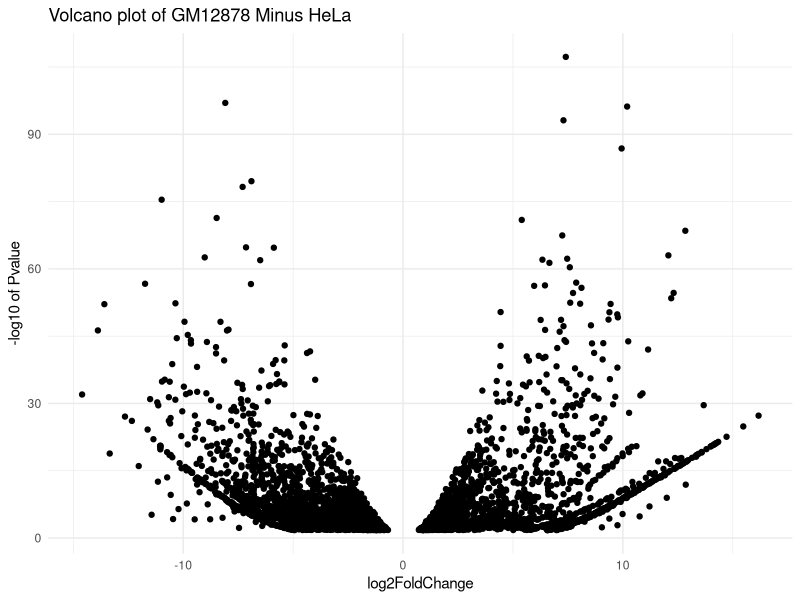
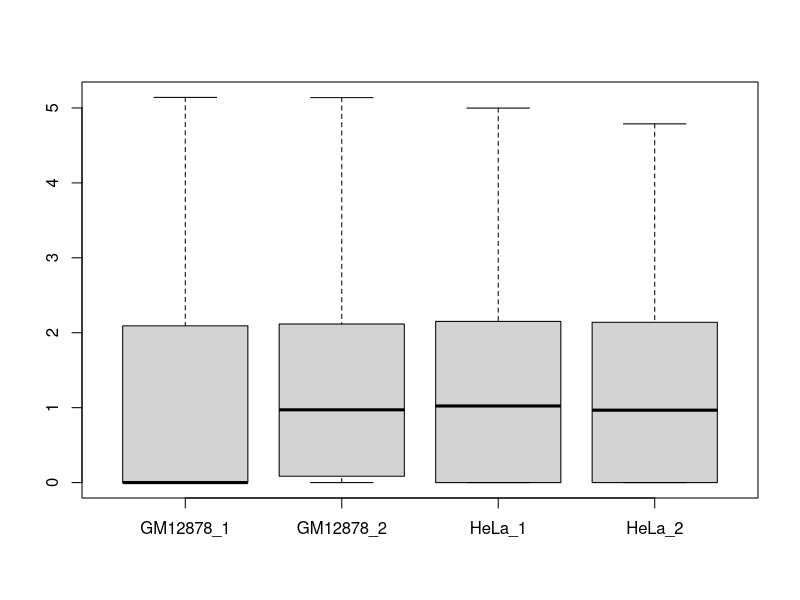
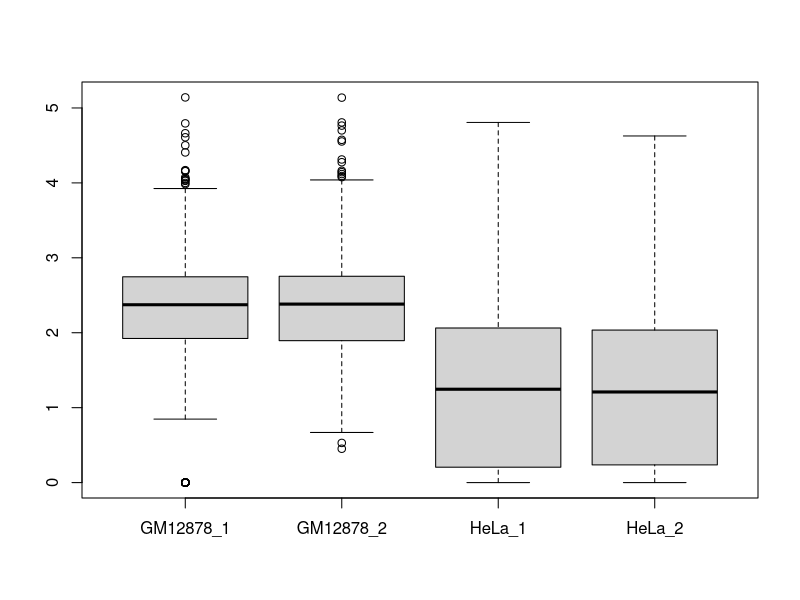
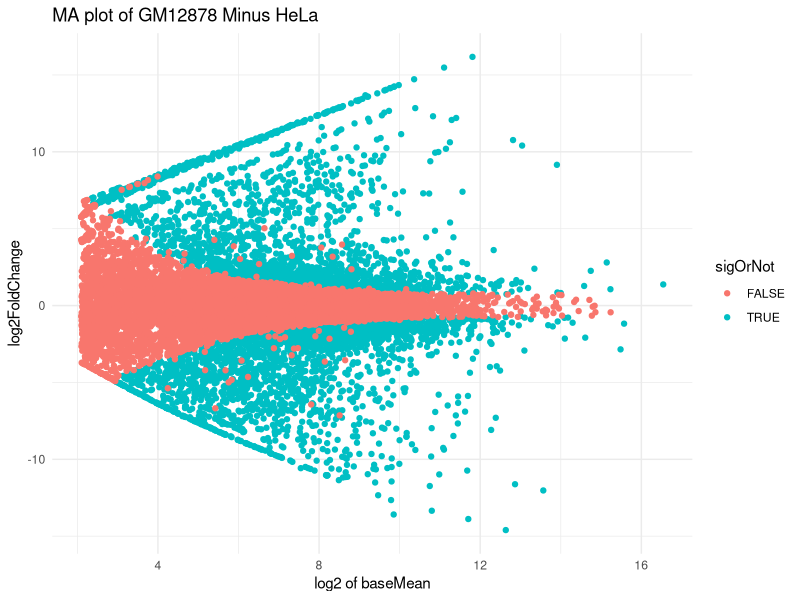
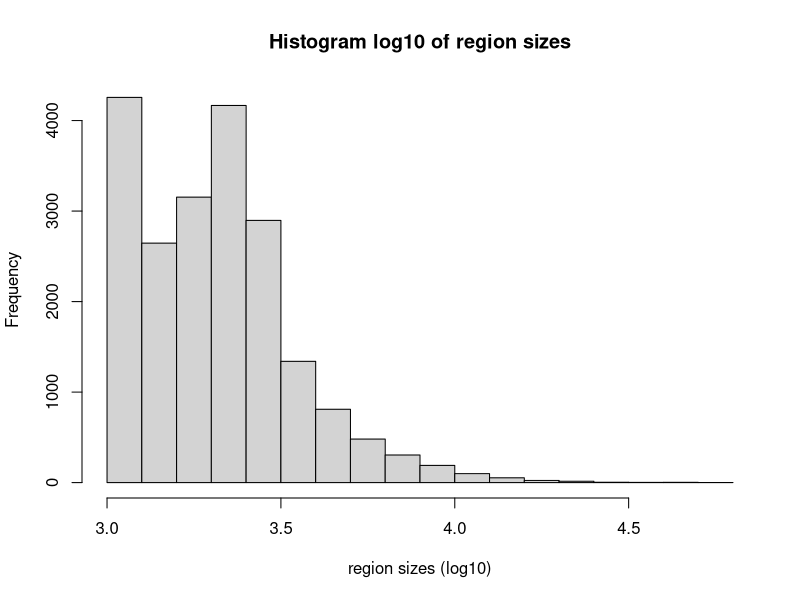
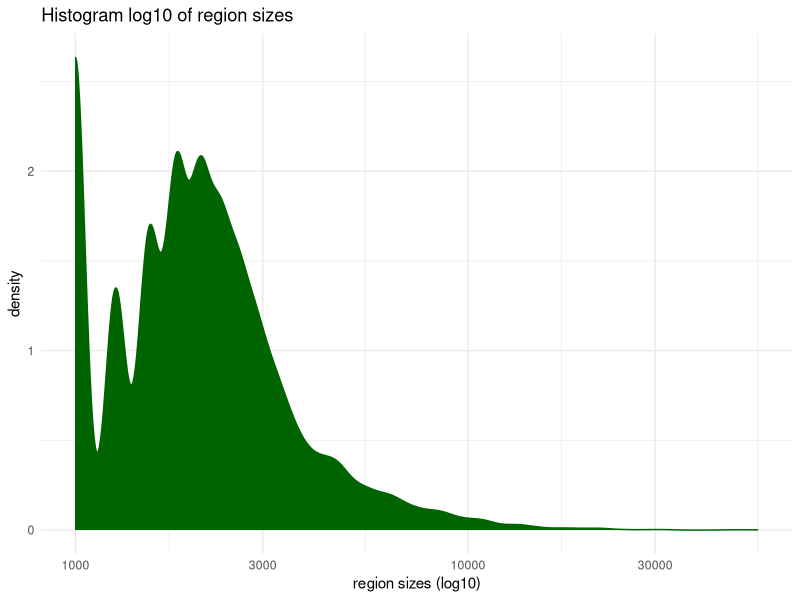
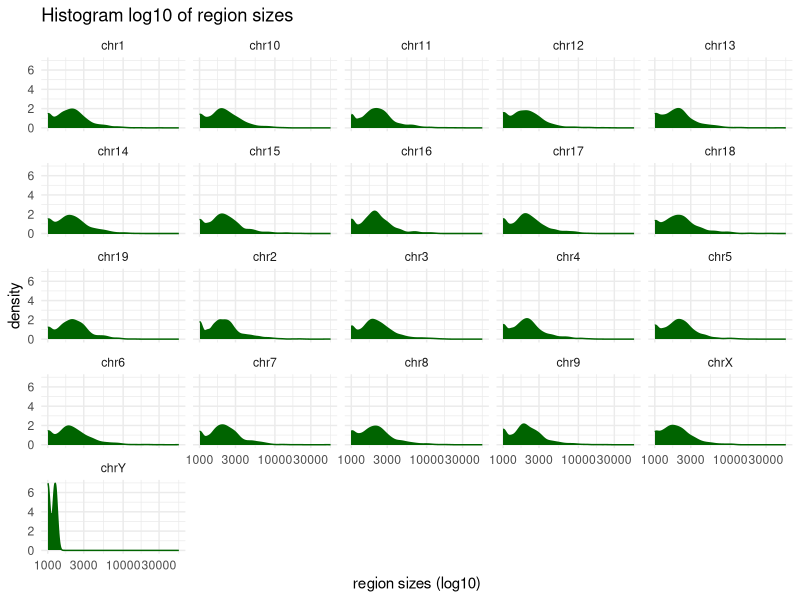
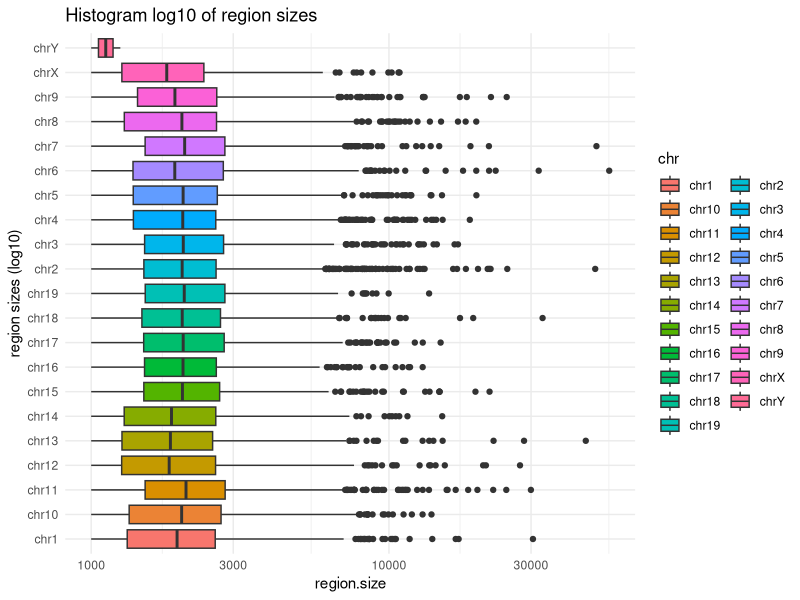

These charts were generated, in order, by the following R code:
## ---- chunk 1
knitr::opts_chunk$set(echo = TRUE)
library(ggplot2)
library(magrittr)
## ---- chunk 2
library(magrittr)
DEResults <- read.delim("DE_Genes/GM12878_Minus_HeLa_DEG.csv",sep=",",comment.char = "#",header=T)
Expression <- read.delim("DE_Genes/Expression.csv",sep=",",comment.char = "#",header=T,row.names=1)

#table(DEResults$padj < 0.05)
## ---- chunk 3
library(magrittr)
DEResults %>% dplyr::filter(padj < 0.05) %>% 
  ggplot(aes(x=log2FoldChange,y=-log10(pvalue)))+geom_point()+
  theme_minimal()+
  ylab("-log10 of Pvalue")+ggtitle("Volcano plot of GM12878 Minus HeLa")
## ---- chunk 4
boxplot(log10(Expression+1))
## ---- chunk 5

boxplot(log10(Expression[rownames(Expression) %in% DEResults$ID[DEResults$padj < 0.05 & DEResults$log2FoldChange >1],]+1))
## ---- chunk 6

top40 <- rownames(Expression)[rowMeans(Expression) > quantile(rowMeans(Expression),0.4)]
DEResults2 <- DEResults[DEResults$ID %in% top40,]
DEResults2$sigOrNot <- DEResults2$padj < 0.05
DEResults2 %>% 
  ggplot(aes(y=log2FoldChange,x=log2(baseMean),colour=sigOrNot))+geom_point()+
  theme_minimal()+
  xlab("log2 of baseMean")+ggtitle("MA plot of GM12878 Minus HeLa")

## ---- chunk 7
library(magrittr)
peakFile <- read.delim("HOMER_peaks/H3K27Ac_Limb_1.txt",sep="\t",comment.char = "#",header=F)
peakFile <- read.delim("HOMER_peaks/H3K27Ac_Limb_1.txt",sep="\t",comment.char = ">",header=T,skip=39)
## ---- chunk 8
hist(log10(peakFile$region.size),main = "Histogram log10 of region sizes",xlab="region sizes (log10)")
## ---- chunk 9
library(ggplot2)
peakFile  %>% 
  ggplot(aes(x=region.size))+geom_density(fill="Darkgreen",colour="Darkgreen")+
  scale_x_log10()+
  theme_minimal()+
  xlab("region sizes (log10)")+ggtitle("Histogram log10 of region sizes")

## ---- chunk 10
library(ggplot2)
peakFile  %>% 
  ggplot(aes(x=region.size))+geom_density(fill="Darkgreen",colour="Darkgreen")+
  scale_x_log10()+
  theme_minimal()+
  xlab("region sizes (log10)")+ggtitle("Histogram log10 of region sizes")+facet_wrap(~chr)

## ---- chunk 11
library(ggplot2)
  ggplot(peakFile,aes(y=region.size,x=chr,fill=chr))+geom_boxplot()+coord_flip()+
  scale_y_log10()+
  theme_minimal()+
  xlab("region sizes (log10)")+ggtitle("Histogram log10 of region sizes")+coord_flip()

## ---- chunk 12
homerBED <- data.frame(peakFile[,2],peakFile[,3],peakFile[,4])
write.table(homerBED,"homer.bed",sep="\t",quote=FALSE,col.names = FALSE,row.names=FALSE)
